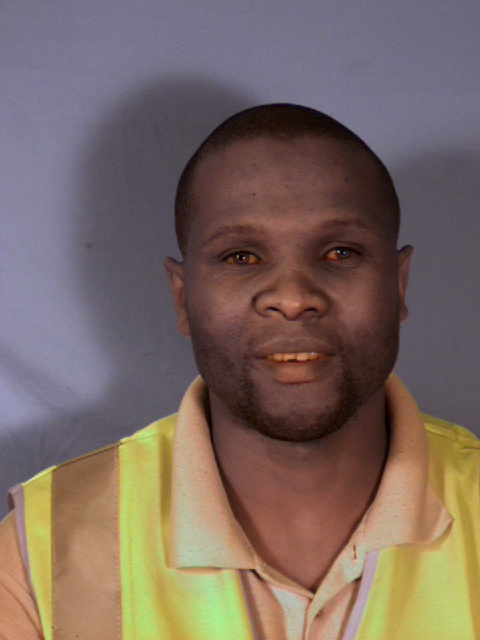
#> input picture Images/i004ra-mn.jpg, 480 x 640 px; its folder holds only this picture in this run
$ python process_images.py
#> lines starting #> are read from the running program, lines starting #| are printed output that depends on the picture
from PIL import Image
import os
import shutil
import random

def crop_images_to_square(source_dir, target_dir):
#> called with source_dir = 'Images', target_dir = 'Crop'
    if not os.path.exists(target_dir):
        os.makedirs(target_dir)

    for filename in os.listdir(source_dir):
        if filename.endswith('.png') or filename.endswith('.jpg'):
            img_path = os.path.join(source_dir, filename)
            img = Image.open(img_path)
#> img is the input picture: PIL image 480x640 RGB; mean R, G, B 122.5, 104.9, 97

            # Assuming the image is 480x640 (width x height)
            width, height = img.size
#> width = 480; height = 640
            new_height = width  # The target height is equal to the current width for a square
#> new_height = 480

            # Calculate the top and bottom coordinates for cropping
            crop_height = height - new_height
#> crop_height = 160
            top = crop_height / 2
#> top = 80
            bottom = height - crop_height / 2
#> bottom = 560

            # The left and right coordinates remain the same as we are cropping vertically
            left = 0
            right = width
#> right = 480

            img_cropped = img.crop((left, top, right, bottom))
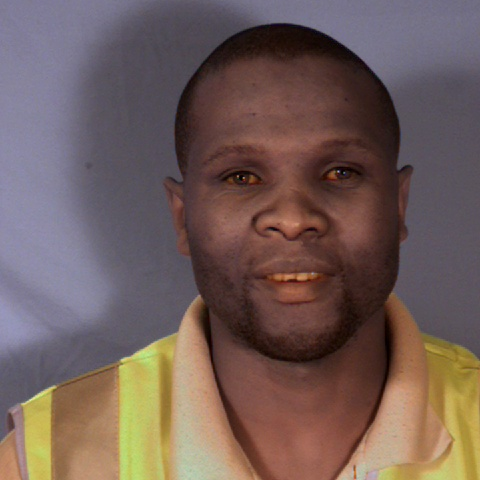
#> img_cropped: PIL image 480x480 RGB; mean R, G, B 113.2, 93.4, 88.9
            save_path = os.path.join(target_dir, filename)
            img_cropped.save(save_path)

def resize_images(source_dir, target_dir, size=(256, 256)):
    """Resize images in source_dir and save them to target_dir with the specified size."""
#> called with source_dir = 'Crop', target_dir = 'FFHQ/Images', size = (256, 256)
    if not os.path.exists(target_dir):
        os.makedirs(target_dir)

    for filename in os.listdir(source_dir):
        if filename.endswith('.png') or filename.endswith('.jpg'):
            img_path = os.path.join(source_dir, filename)
            img = Image.open(img_path)
#> img: PIL image 480x480 RGB
            img_resized = img.resize(size, Image.LANCZOS)

            save_path = os.path.join(target_dir, filename)
            img_resized.save(save_path)


# Replace with the actual paths
crop_images_to_square('Images', 'Crop')
resize_images('Crop', 'FFHQ/Images')

folder_path = 'Crop'  # Path to the folder you want to delete

# Check if the folder exists
if os.path.exists(folder_path) and os.path.isdir(folder_path):
    shutil.rmtree(folder_path)
    print(f"Folder '{folder_path}' has been deleted.")
else:
    print(f"Folder '{folder_path}' does not exist.")


def split_data(source_folder, train_folder, eval_folder, eval_ratio):
    """Split data into training and evaluation sets."""
#> called with source_folder = 'FFHQ/Images', train_folder = 'FFHQ/Train', eval_folder = 'FFHQ/Eval', eval_ratio = 0.2
    if not os.path.exists(train_folder):
        os.makedirs(train_folder)
    if not os.path.exists(eval_folder):
        os.makedirs(eval_folder)

    images = [img for img in os.listdir(source_folder) if img.endswith('.png') or img.endswith('.jpg')]
    random.shuffle(images)

    eval_size = int(len(images) * eval_ratio)

    for img in images[:eval_size]:
        shutil.move(os.path.join(source_folder, img), os.path.join(eval_folder, img))

    for img in images[eval_size:]:
        shutil.move(os.path.join(source_folder, img), os.path.join(train_folder, img))

# Adjust these paths and values
source_folder = 'FFHQ/Images'  # Path to your dataset
train_folder = 'FFHQ/Train'    # Path to the training set folder
eval_folder = 'FFHQ/Eval'      # Path to the evaluation set folder
eval_ratio = 0.2               # Percentage of data to be used for evaluation


split_data(source_folder, train_folder, eval_folder, eval_ratio)

$ run again, on Images/i010qa-mn.jpg
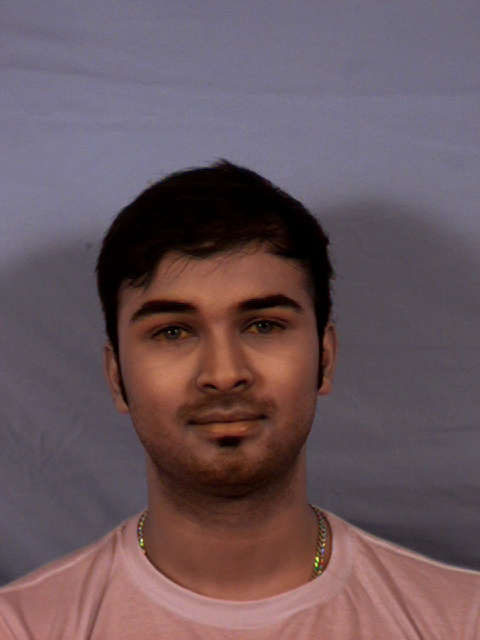
#> input picture Images/i010qa-mn.jpg, 480 x 640 px
#> in crop_images_to_square, img is the input picture: PIL image 480x640 RGB; mean R, G, B 105, 86.4, 92.6
#> in crop_images_to_square, `img_cropped = img.crop((left, top, right, bottom))`:
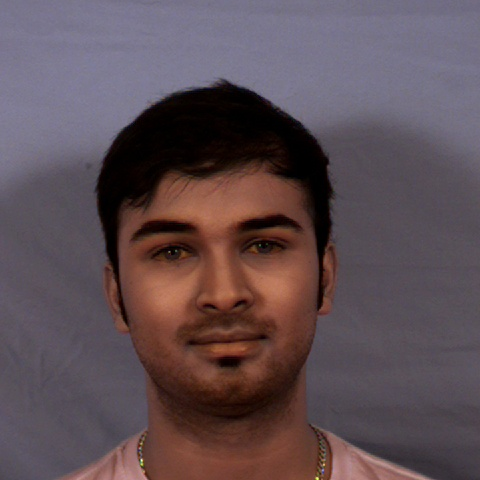
#> img_cropped: PIL image 480x480 RGB; mean R, G, B 94, 78.1, 83.8
#> img: PIL image 480x480 RGB

$ run again, on Images/i011ra-mn.jpg
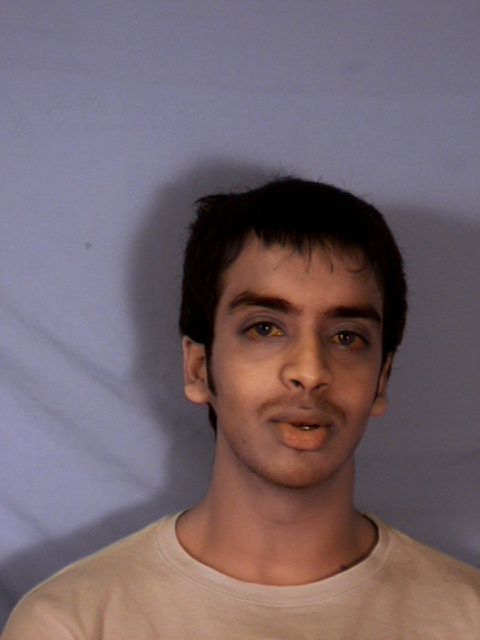
#> input picture Images/i011ra-mn.jpg, 480 x 640 px
#> in crop_images_to_square, img is the input picture: PIL image 480x640 RGB; mean R, G, B 115.8, 100, 107.2
#> in crop_images_to_square, `img_cropped = img.crop((left, top, right, bottom))`:
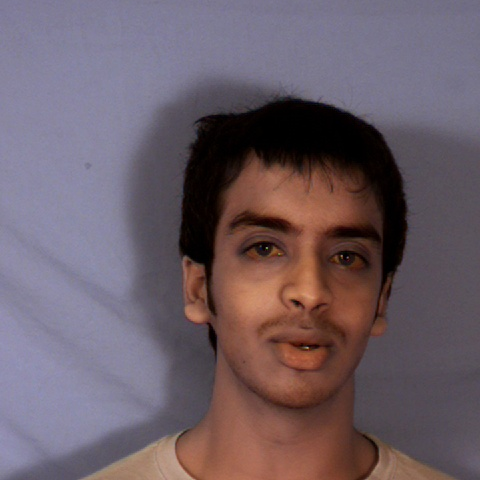
#> img_cropped: PIL image 480x480 RGB; mean R, G, B 108.5, 93.8, 102.9
#> img: PIL image 480x480 RGB

$ run again, on Images/i013qa-fn.jpg
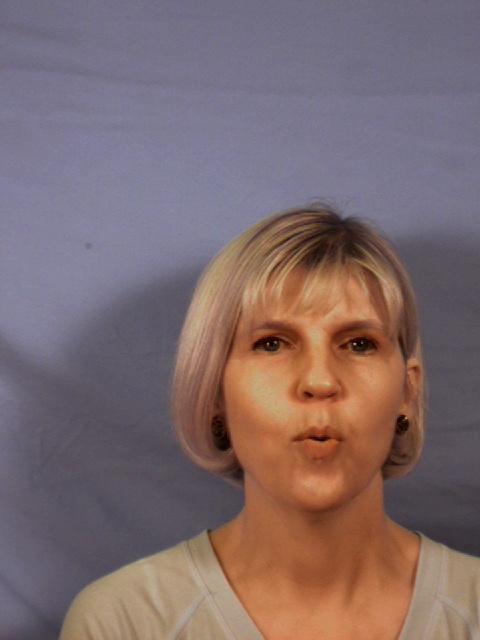
#> input picture Images/i013qa-fn.jpg, 480 x 640 px
#> in crop_images_to_square, img is the input picture: PIL image 480x640 RGB; mean R, G, B 126.2, 106.5, 108.6
#> in crop_images_to_square, `img_cropped = img.crop((left, top, right, bottom))`:
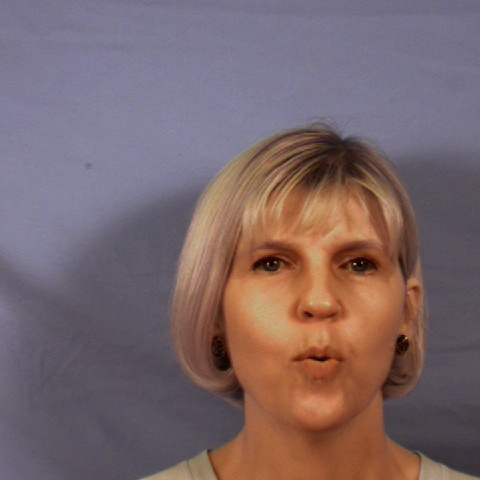
#> img_cropped: PIL image 480x480 RGB; mean R, G, B 122.4, 102.8, 106
#> img: PIL image 480x480 RGB
